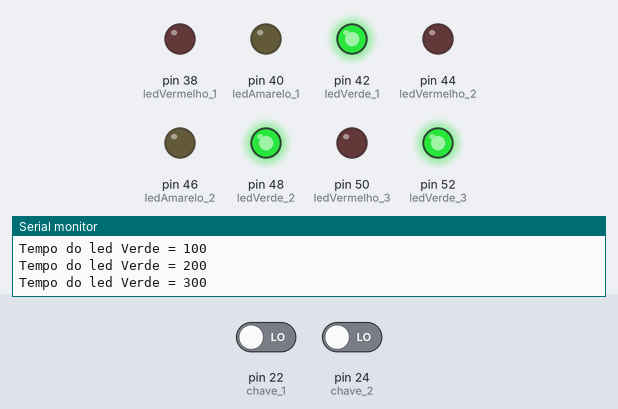
Simulated run of this sketch. Board: Arduino Mega 2560, built with avr-gcc and run on an emulated ATmega2560. On the bench: output pins drawn as LEDs (lit = HIGH), the last lines printed to the serial monitor. Dashed ring = blinking. Inputs (shaded band) come from the test bench; at power-on: pin 24 (chave_2) LOW, pin 22 (chave_1) LOW.

Above: at 1.4 s.
1.5 s: pin 24 (chave_2) driven HIGH
At 4.9 s:
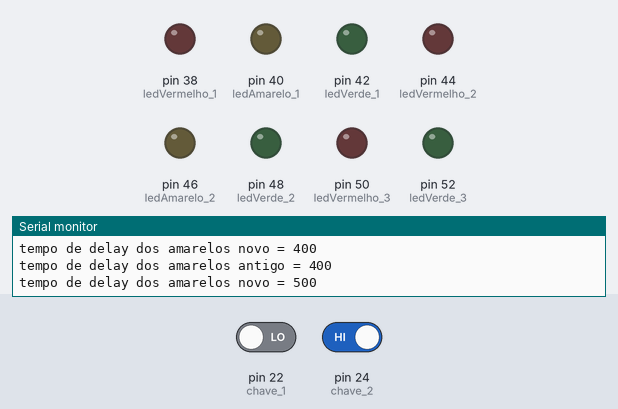
5.0 s: pin 22 (chave_1) driven HIGH
At 5.4 s:
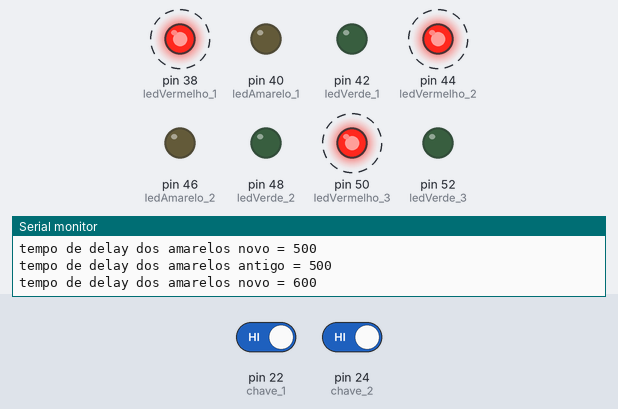
10.0 s: pin 22 (chave_1) driven LOW
At 13.0 s:
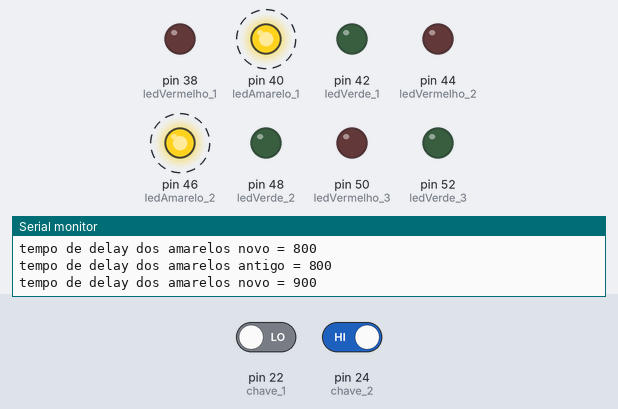
13.5 s: pin 24 (chave_2) driven LOW
At 18.4 s:
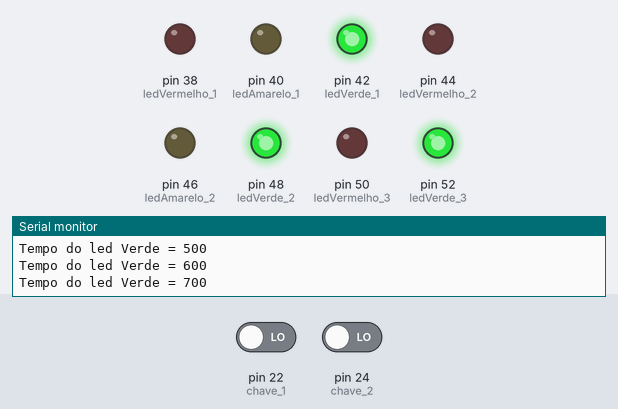
Timing chart, 0 to 19.5 s (numbered marks = the images above; inputs shaded):
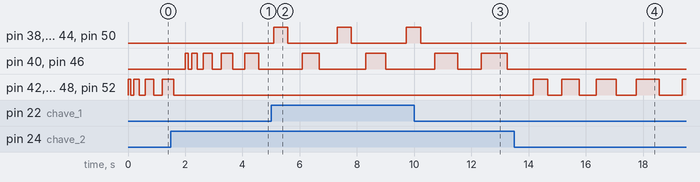

The sketch:

Questao03_Luciano-dos-Santos.ino
```cpp
/* Questão 3 (3 pontos): Prova 1 de Lógica de Programação - LGP18802
  27.09.2023 - prof. Alexandre Nuernberg

   Atenção:
      - Defina variáveis para armazenamento dos pinos dos LEDS e dos tempos. (se necessário)
      - Mantenha o programa organizado com formatação (endentação).
      - Comente as principais partes do programa para que haja um entendimento claro.
      - Salve frequentemente o sketch no PENDRIVE para evitar perder o trabalho
      - Salve o sketch com nome: Questao03_Prova01_Seu_Nome_Completo (não use espaços nem acentos)
      - Após testar e terminar envie o arquivo pelo siga no final da prova.

Dados os seguintes LEDs:
L8 - vermelho - pino 38
L7 - amarelo - pino 40
L6 - verde - pino 42
L5 - vermelho - pino 44
L4 - amarelo - pino 46
L3 - verde - pino 48
L2 - vermelho - pino 50
L1 - verde - pino 52

Dadas as seguintes chaves:
ch01 - pino 22
ch02 - pino 24

a) (1 ponto) Faça um programa que se a chave ch01 estiver em 1 (nivel alto), faça com que pisquem todos os LEDs vermelhos ao mesmo tempo.
use um intervalo de tempo de piscada de 500ms.

b) (1 ponto) Continue nesse mesmo programa e agora faça com que caso a chave ch02 estiver ligada (em nivel alto) pisquem todos os LEDs amarelos,
começando de 100ms e a cada loop ir aumentando o tempo de piscada em 100ms, até 1s) (ex: 100ms -> 200ms -> 300ms ... até 1s).
Chegando em 1s manter o tempo de piscada em 1s.
Imprima o valor do tempo de piscada dos LEDs amarelos no monitor serial.

c) (1 ponto) Agora ajuste o programa, de forma que se as chaves ch01 e ch02 estiverem em 0 (desligadas) os leds vermelhos e amarelos fiquem apagados e os
LEDs Verdes pisquem incrementando o valor, começando em 100ms e incrementando de 100 em 100ms.
Também escreva no monitor serial o tempo de piscada, exemplo:
Tempo LED Verde = 100
Tempo LED Verde = 200
Tempo LED Verde = 300


*/
// iniciação das variaveis
int tempoDelay_500 = 500;
int tempoDelay_100 = 100;
int tempoDelayVerdes_100 = 100;

int ledVermelho_1 = 38;
int ledVermelho_2 = 44;
int ledVermelho_3 = 50;

int ledAmarelo_1 = 40;
int ledAmarelo_2 = 46;

int ledVerde_1 = 42;
int ledVerde_2 = 48;
int ledVerde_3 = 52;

int chave_1 = 22;
int chave_2 = 24;

bool chave_1_Ligada= false;
bool chave_2_Ligada= false;

bool delayAmarelos = true;

void setup()
{
  pinMode(chave_1,INPUT);
  pinMode(chave_2,INPUT);

  pinMode(ledVermelho_1,OUTPUT);
  pinMode(ledVermelho_2,OUTPUT);
  pinMode(ledVermelho_3,OUTPUT);

  pinMode(ledAmarelo_1,OUTPUT);
  pinMode(ledAmarelo_2,OUTPUT);

  pinMode(ledVerde_1,OUTPUT);
  pinMode(ledVerde_2,OUTPUT);
  pinMode(ledVerde_3,OUTPUT);

  Serial.begin(9600);
}

void loop()
{
  delayAmarelos = true;

  // puxar estado das chaves
  chave_1_Ligada = digitalRead(chave_1);
  chave_2_Ligada = digitalRead(chave_2);

   // ligar vermelhos
  if ( chave_1_Ligada == true){
    digitalWrite(ledVermelho_1,HIGH);
    digitalWrite(ledVermelho_2,HIGH);
    digitalWrite(ledVermelho_3,HIGH);
    delay(tempoDelay_500);
    digitalWrite(ledVermelho_1,LOW);
    digitalWrite(ledVermelho_2,LOW);
    digitalWrite(ledVermelho_3,LOW);
    delay(tempoDelay_500);
  }


  // Ligar amarelos
  if ( chave_2_Ligada == true){
    digitalWrite(ledAmarelo_1,HIGH);
    digitalWrite(ledAmarelo_2,HIGH);
    delay(tempoDelay_100);
    digitalWrite(ledAmarelo_1,LOW);
    digitalWrite(ledAmarelo_2,LOW);
    delay(tempoDelay_100);
    if (tempoDelay_100 < 1000){
      if (delayAmarelos == true){
       Serial.println("tempo de delay dos amarelos antigo = " + String(tempoDelay_100));
       tempoDelay_100 = tempoDelay_100 + 100;
       Serial.println("tempo de delay dos amarelos novo = " + String(tempoDelay_100));
       delayAmarelos = false;
      }
    }
  }

  // Ligar Verdes
  if (chave_1_Ligada == false && chave_2_Ligada == false){
    digitalWrite(ledVerde_1,HIGH);
    digitalWrite(ledVerde_2,HIGH);
    digitalWrite(ledVerde_3,HIGH);
    delay(tempoDelayVerdes_100);
    digitalWrite(ledVerde_1,LOW);
    digitalWrite(ledVerde_2,LOW);
    digitalWrite(ledVerde_3,LOW);
    delay(tempoDelayVerdes_100);
    Serial.println("Tempo do led Verde = " + String(tempoDelayVerdes_100));
    tempoDelayVerdes_100 = tempoDelayVerdes_100 + 100;
  }

}
```

Measured:
- after the input at 1.5 s, pin 40 (ledAmarelo_1), pin 46 (ledAmarelo_2): LOW → HIGH after 0.50 s, → LOW 0.10 s later, → HIGH 0.12 s later, → LOW 0.20 s later, … (10 changes in this stretch); pin 42 (ledVerde_1), pin 48 (ledVerde_2), pin 52 (ledVerde_3): goes on until 1.6 s, then stays LOW
- after the input at 5.0 s, pin 38 (ledVermelho_1), pin 44 (ledVermelho_2), pin 50 (ledVermelho_3): alternates HIGH for 0.50 s and LOW for 1.8 s, starting after 0.09 s
- after the input at 10.0 s, pin 38 (ledVermelho_1), pin 44 (ledVermelho_2), pin 50 (ledVermelho_3): goes on until 10.2 s, then stays LOW
- after the input at 13.5 s, pin 40 (ledAmarelo_1), pin 46 (ledAmarelo_2): stops changing and stays LOW; pin 42 (ledVerde_1), pin 48 (ledVerde_2), pin 52 (ledVerde_3): LOW → HIGH after 0.66 s, → LOW 0.50 s later, → HIGH 0.50 s later, → LOW 0.60 s later, … (9 changes in this stretch)
